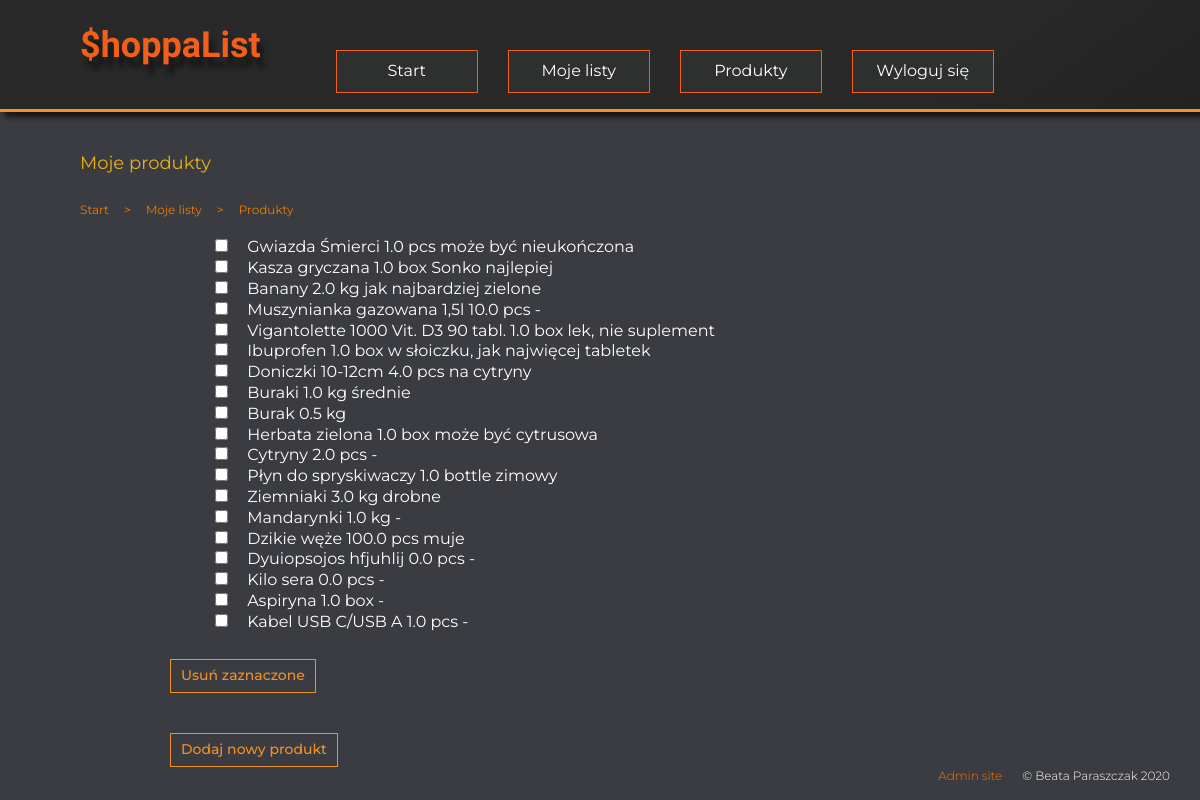
The page /products/ (signed in) on the database its author committed.
### shopping/models.py (models this page shows, shortened)
class Product(models.Model):
    UNITS = [
        ('pcs', 'szt.'),
        ('box', 'op.'),
        ('bottle', 'but.'),
        ('kg', 'kg'),
        ('dag', 'dag'),
        ('l', 'l'),
        ('cm', 'cm'),
        ('m', 'm'),
    ]
    name = models.CharField(max_length=50, verbose_name="Nazwa")
    amount = models.FloatField(blank=True, default=0, verbose_name="Ilość")
    unit = models.CharField(max_length=6, choices=UNITS, default='pcs', verbose_name="Jednostka") #tu rozwijana lista z jednostkami: pcs, kg, l, box, bottle, dag
    comment = models.CharField(max_length=100, blank=True, default='-', verbose_name="Uwagi")
    categories = models.ManyToManyField(
        'Category',
        through='Entry',
        through_fields=('product', 'category'),
        blank=True,
        verbose_name="Nazwa listy"
        )
    owner = models.ForeignKey(User, on_delete=models.PROTECT, blank=True, null=True, verbose_name="Prywatne")
    def __str__(self):
        return f"{self.name} {self.amount} {self.unit} {self.comment}"
    class Meta:
        verbose_name = 'Product'
        verbose_name_plural = 'Products'

### shopping/views.py (the view, shortened to what this page needs)
# urls.py: path('products/', views.ListProducts.as_view(), name="products"),
class ListProducts(FormMixin, ListView, ProcessFormView):
    model = Product
    template_name = 'shopping/product_list.html'
    form_class = DeleteSelectedForm
    extra_context ={
        'title': 'Moje produkty',
    }
    def get_queryset(self):
        return Product.objects.filter(Q(owner=self.request.user) | Q(owner__isnull=True))

### shopping/forms.py
class DeleteSelectedForm(forms.Form):
    products = forms.ModelMultipleChoiceField(
                    widget = forms.CheckboxSelectMultiple,
                    queryset = Product.objects.all(),
    )

### shopping/templates/shopping/product_list.html (shortened to what this page needs)
{% extends "base.html" %}
{% block content %}
<ul class="breadcrumb">
    <li><a href="{% url 'index' %}">Start</a></li>
    <li>&gt</li>
    <li><a href="{% url 'categories' %}">Moje listy</a></li>
    <li>&gt</li>
    <li><a href="{% url 'products' %}">Produkty</a></li>
</ul>
<form method="POST">
    <ul>
        {% for p in object_list %}
        <li><input type="checkbox" name="products" value="{{ p.pk }}">&nbsp;<a
                href="{% url 'product' pk=p.pk %}">{{ p }}</a>
        </li>
        {% endfor %}
    </ul>
    <input class="sub" type="submit" value="Usuń zaznaczone">
</form>
<ul class="buttons">
    <li><a class="sub" href="{% url 'p_add' %}">Dodaj nowy produkt</a></li>
</ul>
{% endblock %}

### shopping/static/shopping/style.css (style rules this page uses)
body { font-family: 'Montserrat', sans-serif; background-color: #3b3c41; margin: 0; padding: 0; color: #ffffff; height: 100vh; box-sizing: border-box; position: relative; }
.breadcrumb { display: flex; font-size: 12px !important; color: #ee7b00 !important; padding: 0 !important; margin-bottom: 20px; }
.breadcrumb li { font-size: 12px !important; color: #ee7b00 !important; margin-right: 15px; }
.breadcrumb li a { font-size: 12px !important; color: #ee7b00 !important; }
ul { list-style: none; line-height: 1.3; }
ul a { text-decoration: none; color: #ffffff; }
.content, form { padding: 0 0 20px 80px; }
form input, form select { margin: 0 15px; background-color: #f7f3ea; border: none; }
.buttons { display: flex; margin-left: 40px; }
.sub { text-align: center; padding: 6px 10px 8px 10px; margin: 10px; color: #f39129; font-family: inherit; font-weight: 500; text-decoration: none; font-size: 14px; background-color: #3b3c41; border: 1px solid #f39129; transition: 0.4; }

### rows shown on the page
Product: name+amount+unit "Gwiazda Śmierci 1.0 pcs może być nieukończona"
Product: name+amount+unit "Kasza gryczana 1.0 box Sonko najlepiej"
Product: name+amount+unit "Banany 2.0 kg jak najbardziej zielone"
Product: name+amount+unit "Muszynianka gazowana 1,5l 10.0 pcs -"
Product: name+amount+unit "Vigantolette 1000 Vit. D3 90 tabl. 1.0 box lek, nie suplement"
Product: name+amount+unit "Ibuprofen 1.0 box w słoiczku, jak najwięcej tabletek"
Product: name+amount+unit "Doniczki 10-12cm 4.0 pcs na cytryny"
Product: name+amount+unit "Buraki 1.0 kg średnie"
Product: name+amount+unit "Burak 0.5 kg"
Product: name+amount+unit "Herbata zielona 1.0 box może być cytrusowa"
Product: name+amount+unit "Cytryny 2.0 pcs -"
Product: name+amount+unit "Płyn do spryskiwaczy 1.0 bottle zimowy"
Product: name+amount+unit "Ziemniaki 3.0 kg drobne"
Product: name+amount+unit "Mandarynki 1.0 kg -"
Product: name+amount+unit "Dzikie węże 100.0 pcs muje"
Product: name+amount+unit "Dyuiopsojos hfjuhlij 0.0 pcs -"
Product: name+amount+unit "Kilo sera 0.0 pcs -"
Product: name+amount+unit "Aspiryna 1.0 box -"
Product: name+amount+unit "Kabel USB C/USB A 1.0 pcs -"

### other values the page prints
{{ title }} "Moje produkty"
